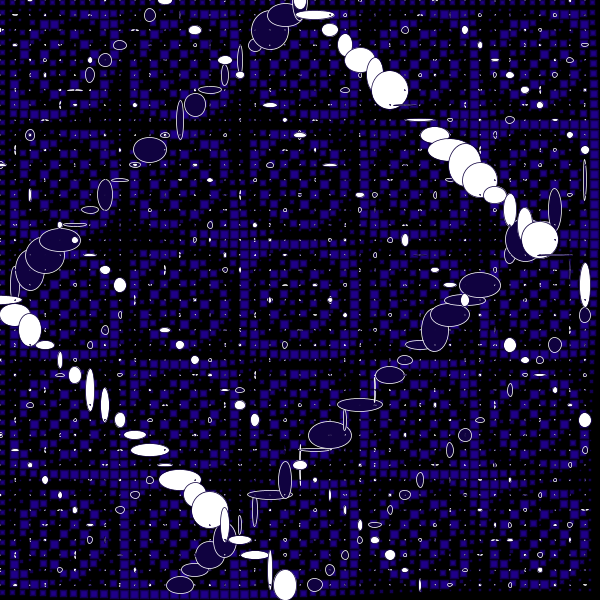
Frame 1 (no input)
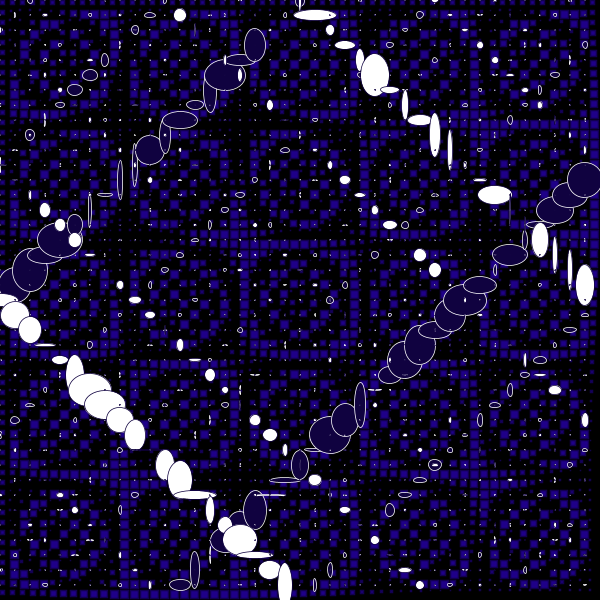
Frame 60 (the mouse pressed at the canvas centre just before this capture)
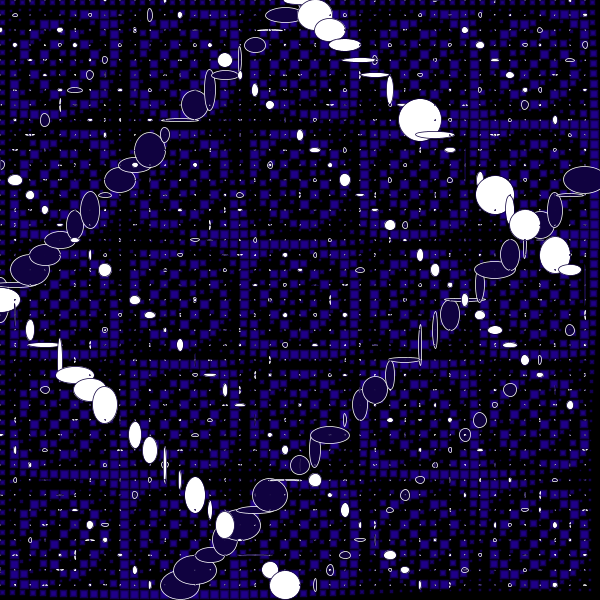
Frame 120 (the mouse held since frame 60 and released just before this capture)

The Processing sketch that drew these frames (run headless with seeded random() and noise(); from frame 60 on, the mouse is pressed at the canvas centre):

// Processing sketch: processing_53091
// ── processing_53091.pde

//Mariana Moreno
//Math, Programming & Art:
//2/21/12
//HW: WK 6

float x,y,angle;
float ellSize = 0;
float rectSize = 0;

void setup (){
  size (600,600);
  x= 0;
  y= 0;
  angle= 0;
  smooth ();
}

void draw (){
  background (0);

//swirly pattern  
  float rectSize = 0;
  for (int x = 0; x < width; x+=10){
    for (int y = 0; y < height; y+=10){
      pushMatrix ();
      fill (31,0,137);
      stroke (18,0,80);
      strokeWeight (1.5);
      rectSize = sin (x*y) * 5;
      rect (x,y,rectSize+4,rectSize+4);
      popMatrix ();
    }
  }
  
  //diagonal circles shower
  float ellSize = 0;
  for (int x = 0; x < width; x+=15){
    for (int y = 0; y < height; y +=15){
      pushMatrix ();
      stroke (255);
      fill (16,2,64);
      strokeWeight (.75);
      ellSize = tan (x+y);
      ellipse (x,y,random(ellSize),random(ellSize));
      popMatrix ();
    }
  }
  for (int x = 0; x < width; x+=15){
    for (int y = 0; y < height; y +=15){
      pushMatrix ();
      stroke (16,2,64);
      fill (255);
      strokeWeight (.75);
      ellSize = tan (x-y);
      ellipse (x,y,random(ellSize),random(ellSize));
      popMatrix ();
    }
  }

}
